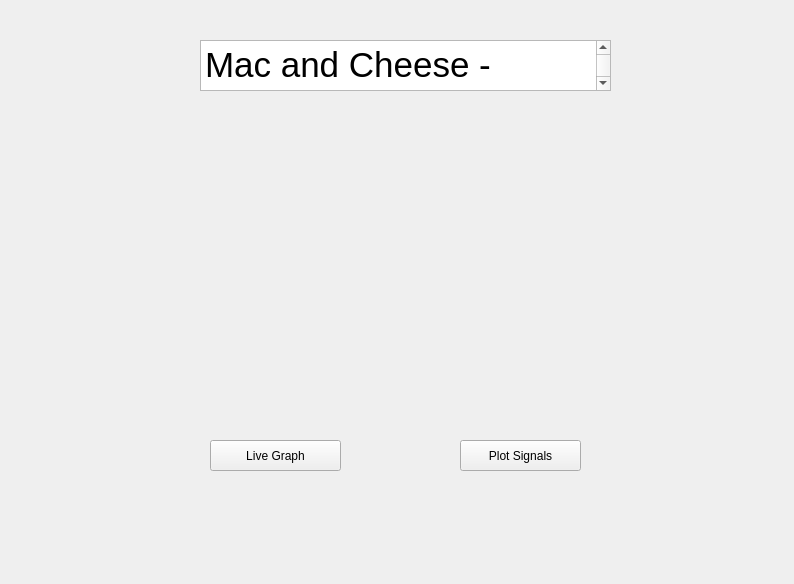
<?xml version="1.0" encoding="UTF-8"?>
<ui version="4.0">
 <class>Form</class>
 <widget class="QWidget" name="Form">
  <property name="geometry">
   <rect>
    <x>0</x>
    <y>0</y>
    <width>794</width>
    <height>584</height>
   </rect>
  </property>
  <property name="windowTitle">
   <string>Form</string>
  </property>
  <widget class="QPushButton" name="pushButton">
   <property name="geometry">
    <rect>
     <x>210</x>
     <y>440</y>
     <width>131</width>
     <height>31</height>
    </rect>
   </property>
   <property name="text">
    <string>Live Graph</string>
   </property>
  </widget>
  <widget class="QPushButton" name="pushButton_2">
   <property name="geometry">
    <rect>
     <x>460</x>
     <y>440</y>
     <width>121</width>
     <height>31</height>
    </rect>
   </property>
   <property name="text">
    <string>Plot Signals</string>
   </property>
  </widget>
  <widget class="QTextEdit" name="textEdit">
   <property name="geometry">
    <rect>
     <x>200</x>
     <y>40</y>
     <width>411</width>
     <height>51</height>
    </rect>
   </property>
   <property name="html">
    <string>&lt;!DOCTYPE HTML PUBLIC &quot;-//W3C//DTD HTML 4.0//EN&quot; &quot;http://www.w3.org/TR/REC-html40/strict.dtd&quot;&gt;
&lt;html&gt;&lt;head&gt;&lt;meta name=&quot;qrichtext&quot; content=&quot;1&quot; /&gt;&lt;style type=&quot;text/css&quot;&gt;
p, li { white-space: pre-wrap; }
&lt;/style&gt;&lt;/head&gt;&lt;body style=&quot; font-family:'MS Shell Dlg 2'; font-size:8pt; font-weight:400; font-style:normal;&quot;&gt;
&lt;p style=&quot; margin-top:0px; margin-bottom:0px; margin-left:0px; margin-right:0px; -qt-block-indent:0; text-indent:0px;&quot;&gt;&lt;span style=&quot; font-size:26pt;&quot;&gt;Mac and Cheese - VHDL Plotter &lt;/span&gt;&lt;/p&gt;&lt;/body&gt;&lt;/html&gt;</string>
   </property>
  </widget>
 </widget>
 <resources/>
 <connections/>
</ui>
